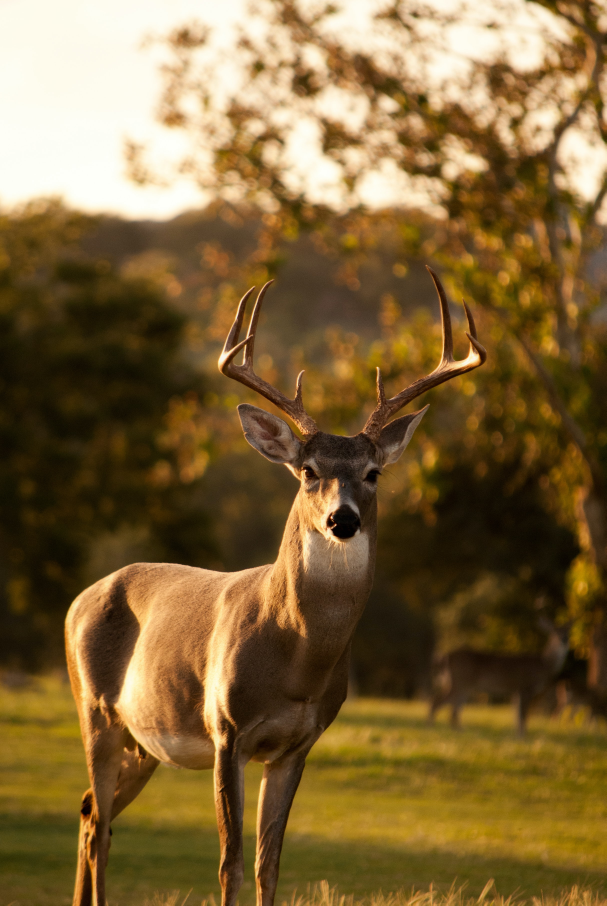
#> input picture Images/deer.jpg, 2425 x 3622 px, found by its file name (shown at 1/4 size)
$ python conture.py
#> lines starting #> are read from the running program, lines starting #| are printed output that depends on the picture; after the words box and inside, x2 and y2 are one past the last pixel; in counts of white or black regions, pixels touching at a corner belong together
import cv2 as cv
import numpy as np


image = cv.imread("Images\deer.jpg")
#> image is the input picture: shape (3622, 2425, 3); mean B, G, R 57.6, 100.4, 126.1
img = cv.resize(image,(450,672))
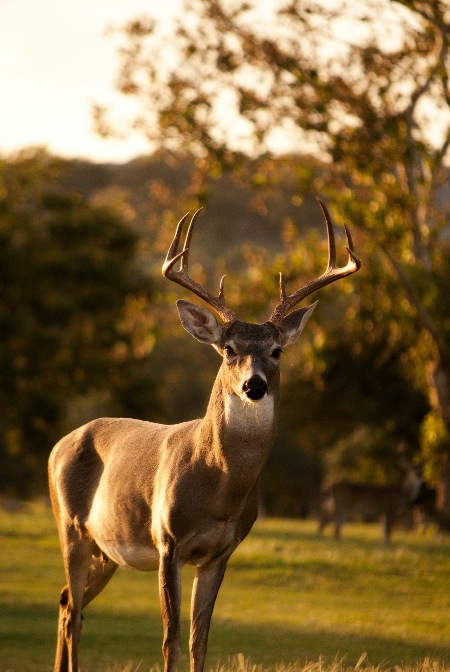
#> img: shape (672, 450, 3); mean B, G, R 57.5, 100.3, 126
cv.imshow("OG", img)

blank = np.zeros(img.shape, dtype='uint8')


gray = cv.cvtColor(img , cv.COLOR_BGR2GRAY)
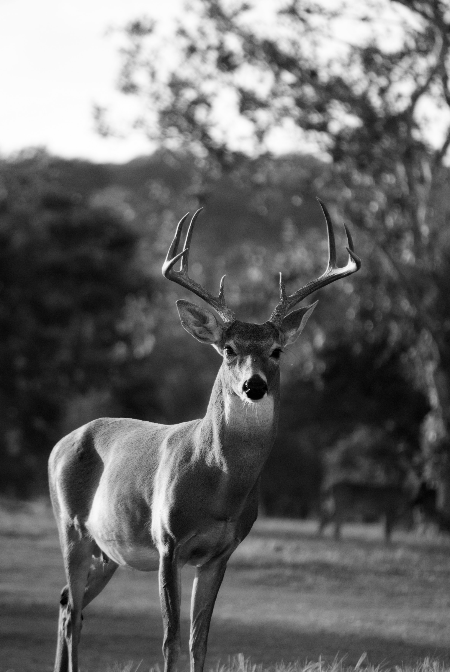
#> gray: shape (672, 450); min 0, max 254, mean 103.1
# gray = cv.GaussianBlur(gray, (5,5), cv.BORDER_DEFAULT)

# # Finding conture with countour methord
# cv.imshow("gray", gray)

canny = cv.Canny(gray, 125, 175)
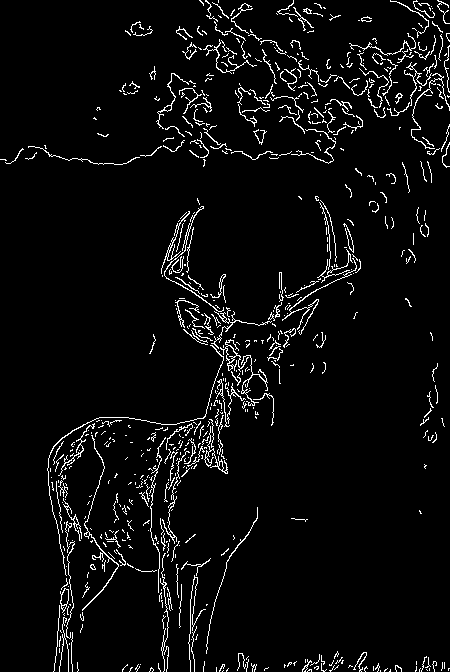
#> canny: shape (672, 450); 4.6% white in thin lines or dots
cv.imshow("canny", canny)

# contour are python list of all the contours in the image
# hierarchy outher most is is high in haracy the inner is low in haracy
# RETR_LIST return all the contours in the image
# RETR_EXTERNAL return all the outer contours in the image
# RETR_TREE return all the inner contours in the image
# SEE documentation
contour, hierarchy = cv.findContours(canny,cv.RETR_LIST, cv.CHAIN_APPROX_NONE)
#> contour = 724 contours, 686 with area under 20; largest, box (x1, y1, x2, y2) and area: (220, 339, 249, 372) 156, (60, 588, 69, 613) 122, (82, 435, 119, 611) 104, (225, 345, 237, 363) 100, (204, 426, 228, 474) 96
# draw contour
cv.drawContours(blank, contour, -1, (225, 0 , 0), 1)
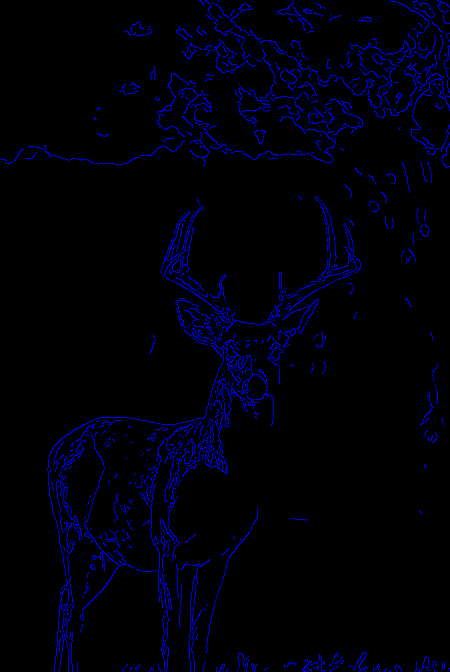
#> blank: shape (672, 450, 3); mean of channels 0, 1, 2 10.4, 0, 0; drawn as B, G, R
cv.imshow("blank", blank)
# print(len(contour))


# draw contour by threshold
ret , thresh = cv.threshold(gray, 125, 255, cv.THRESH_BINARY)
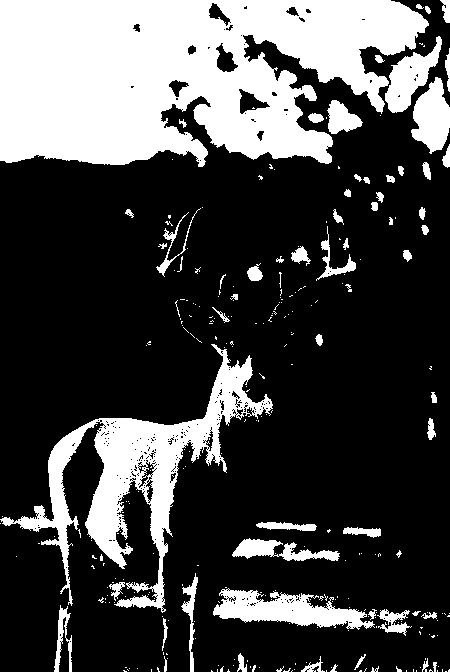
#> thresh: shape (672, 450); 27.9% white; 289 white regions (224 under 20 px), largest, box (x1, y1, x2, y2) and area: (0, 0, 429, 167) 53000, (0, 344, 273, 613) 15496, (213, 588, 375, 630) 3457
cv.imshow("Threshold", thresh)


cv.waitKey(0)

$ run again, with Images/alrick-gillard-0mN84vxigL0-unsplash.jpg copied over Images/deer.jpg
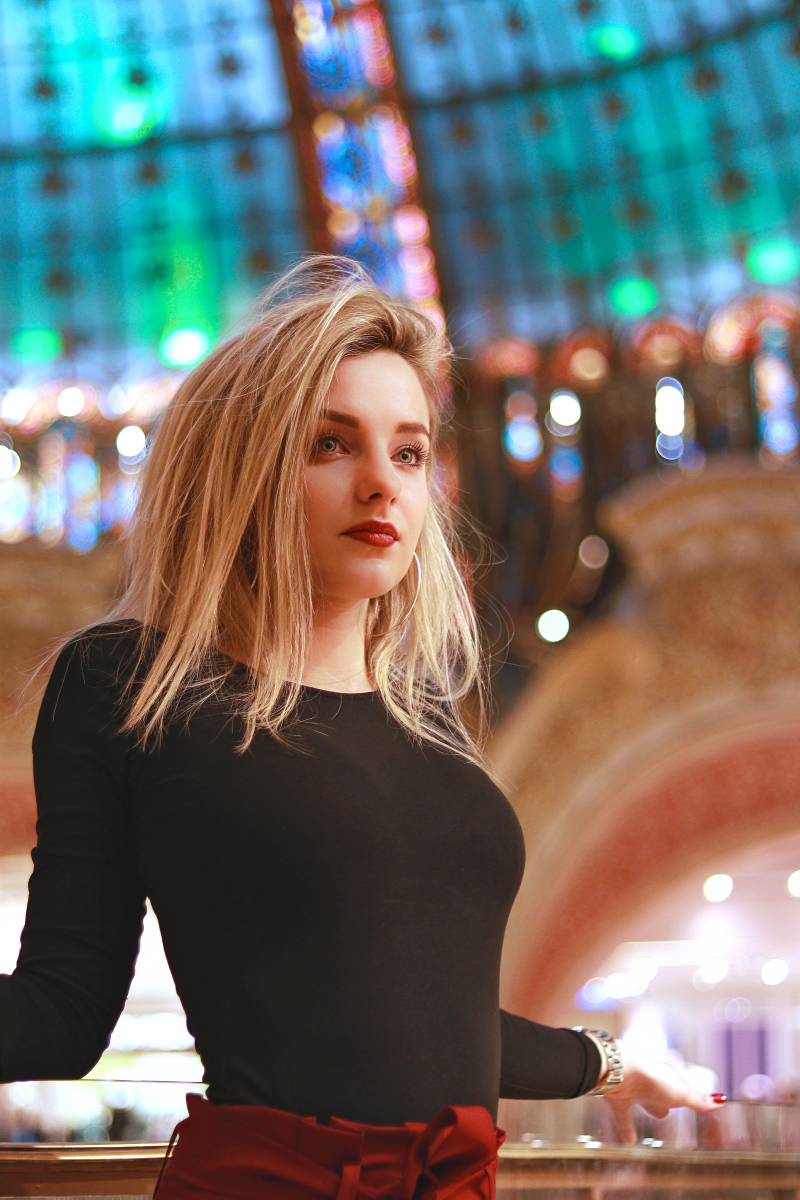
#> input picture Images/alrick-gillard-0mN84vxigL0-unsplash.jpg, 4000 x 6000 px, found by its file name (shown at 1/5 size)
#> image is the input picture: shape (6000, 4000, 3); mean B, G, R 105.8, 111.1, 111.3
#> `canny = cv.Canny(gray, 125, 175)`:
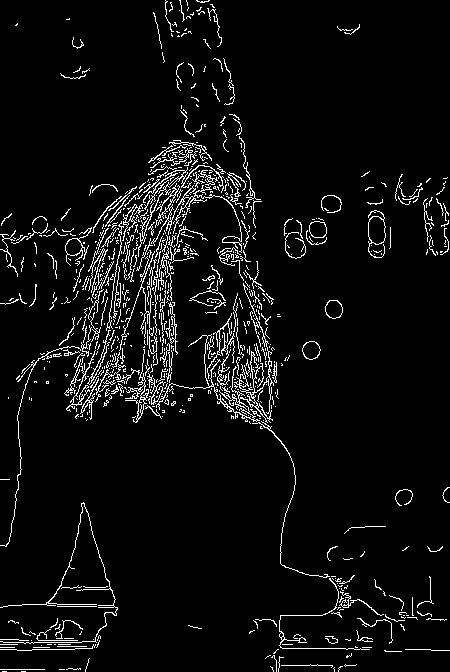
#> canny: shape (672, 450); 5.4% white in thin lines or dots
#> contour = 937 contours, 887 with area under 20; largest, box (x1, y1, x2, y2) and area: (156, 283, 274, 423) 848, (368, 210, 386, 258) 412, (368, 216, 386, 245) 389, (251, 381, 271, 419) 346, (325, 300, 343, 319) 250
#> `ret , thresh = cv.threshold(gray, 125, 255, cv.THRESH_BINARY)`:
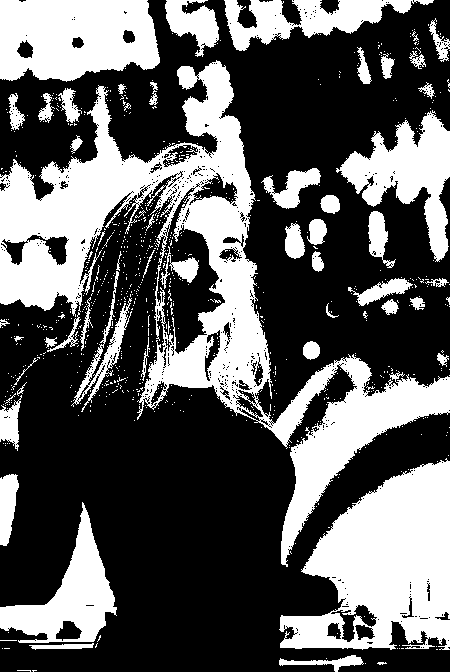
#> thresh: shape (672, 450); 36.6% white; 792 white regions (738 under 20 px), largest, box (x1, y1, x2, y2) and area: (0, 60, 450, 567) 46449, (279, 458, 450, 650) 19987, (0, 0, 160, 82) 10986

$ run again, with Images/clock tower.jpg copied over Images/deer.jpg
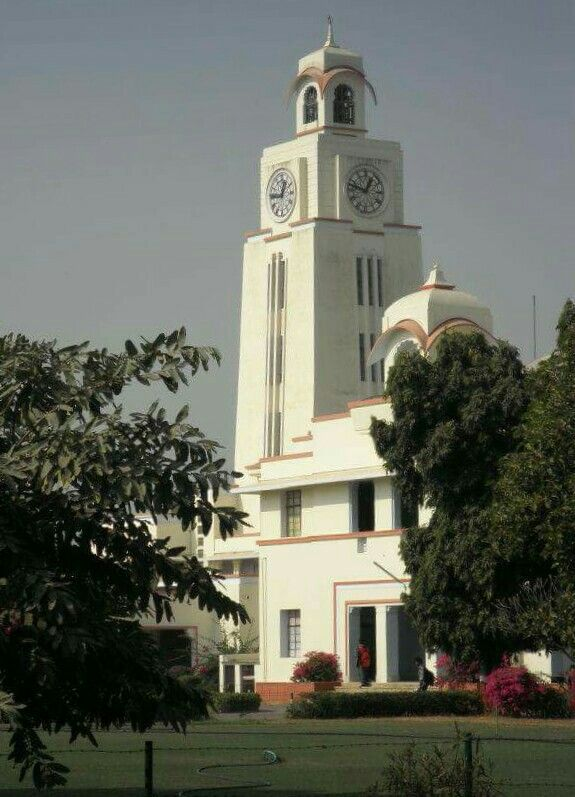
#> input picture Images/clock tower.jpg, 575 x 797 px, found by its file name
#> image is the input picture: shape (797, 575, 3); mean B, G, R 95.9, 106.5, 103.1
#> `canny = cv.Canny(gray, 125, 175)`:
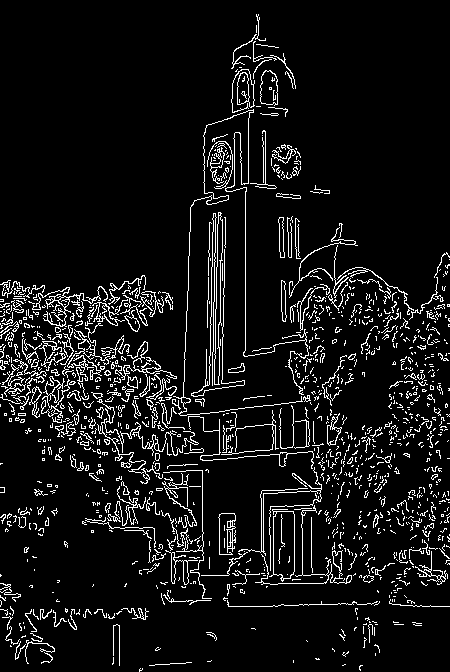
#> canny: shape (672, 450); 7.8% white in thin lines or dots
#> contour = 1384 contours, 1267 with area under 20; largest, box (x1, y1, x2, y2) and area: (269, 509, 295, 582) 1354, (273, 511, 295, 579) 1337, (214, 212, 223, 385) 709, (214, 215, 223, 385) 694, (260, 70, 278, 106) 504
#> `ret , thresh = cv.threshold(gray, 125, 255, cv.THRESH_BINARY)`:
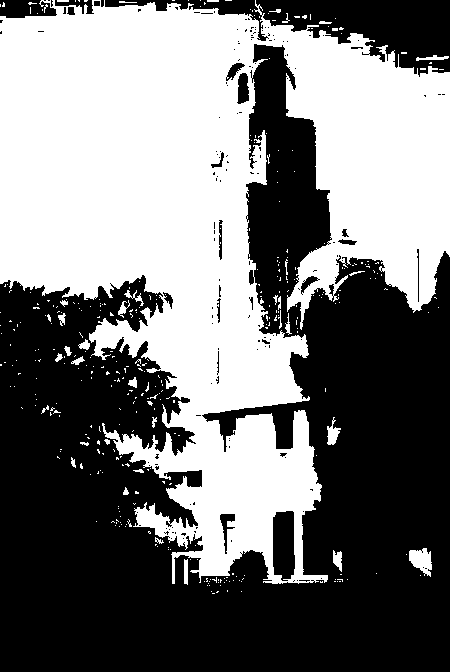
#> thresh: shape (672, 450); 47.1% white; 367 white regions (332 under 20 px), largest, box (x1, y1, x2, y2) and area: (0, 0, 450, 584) 139312, (409, 548, 432, 577) 426, (327, 417, 341, 445) 194

$ run again, with Images/fox.jpg copied over Images/deer.jpg
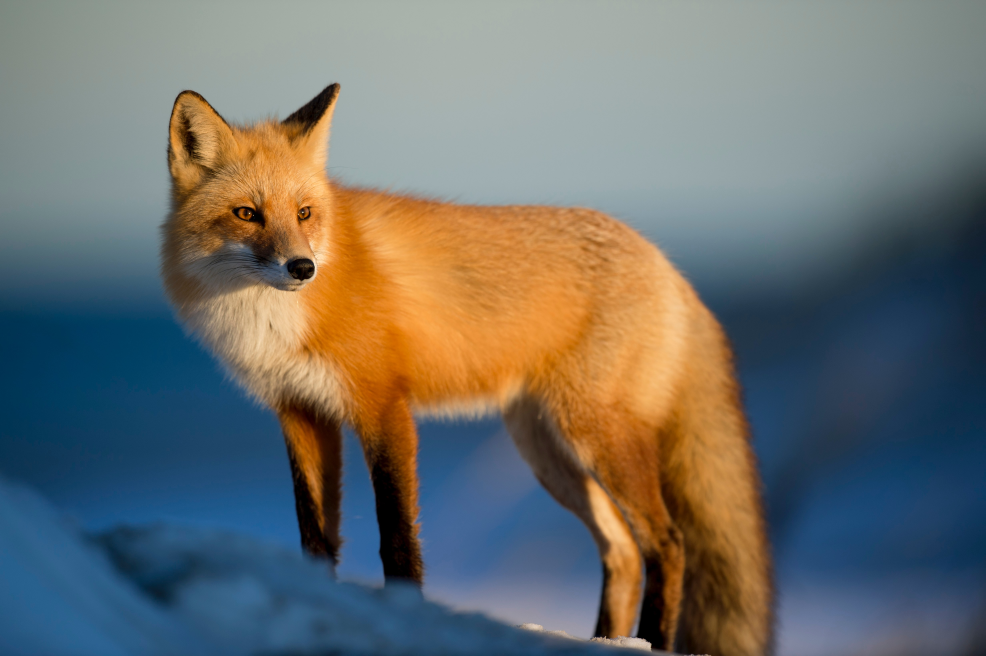
#> input picture Images/fox.jpg, 4928 x 3280 px, found by its file name (shown at 1/5 size)
#> image is the input picture: shape (3280, 4928, 3); mean B, G, R 107, 110.9, 109.3
#> `canny = cv.Canny(gray, 125, 175)`:
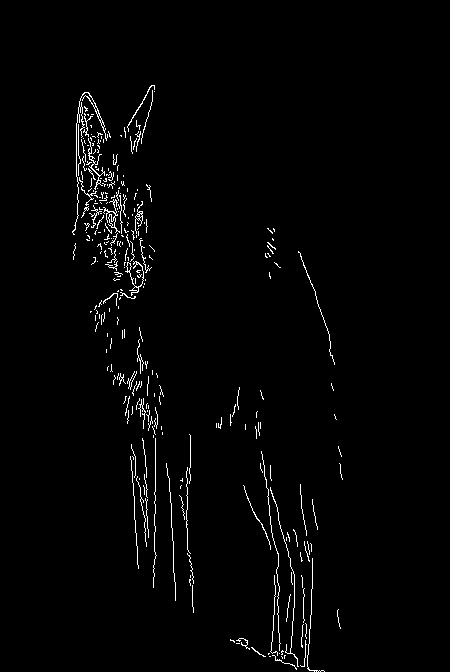
#> canny: shape (672, 450); 1.8% white in thin lines or dots, all inside (x1, y1, x2, y2) = (72, 85, 343, 672)
#> contour = 314 contours, 306 with area under 20; largest, box (x1, y1, x2, y2) and area: (72, 92, 108, 235) 74, (125, 261, 144, 296) 68, (103, 199, 120, 233) 64, (135, 201, 143, 234) 52, (88, 138, 105, 190) 47, (108, 214, 116, 228) 42, (126, 262, 132, 272) 24, (127, 85, 155, 132) 21
#> `ret , thresh = cv.threshold(gray, 125, 255, cv.THRESH_BINARY)`:
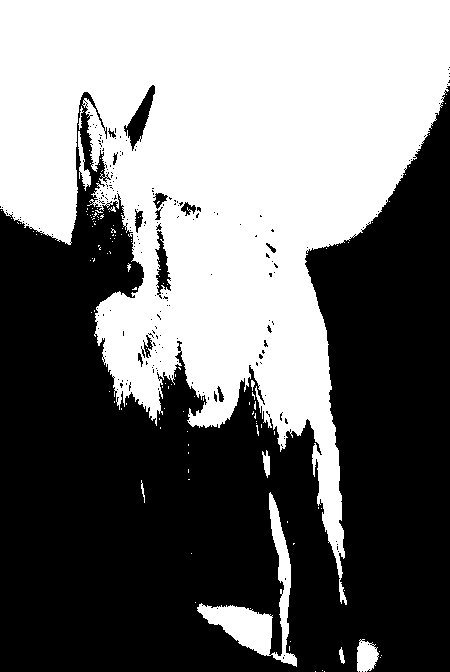
#> thresh: shape (672, 450); 45.5% white; 134 white regions (124 under 20 px), largest, box (x1, y1, x2, y2) and area: (0, 0, 450, 605) 132408, (197, 492, 297, 667) 3752, (357, 639, 379, 672) 540
